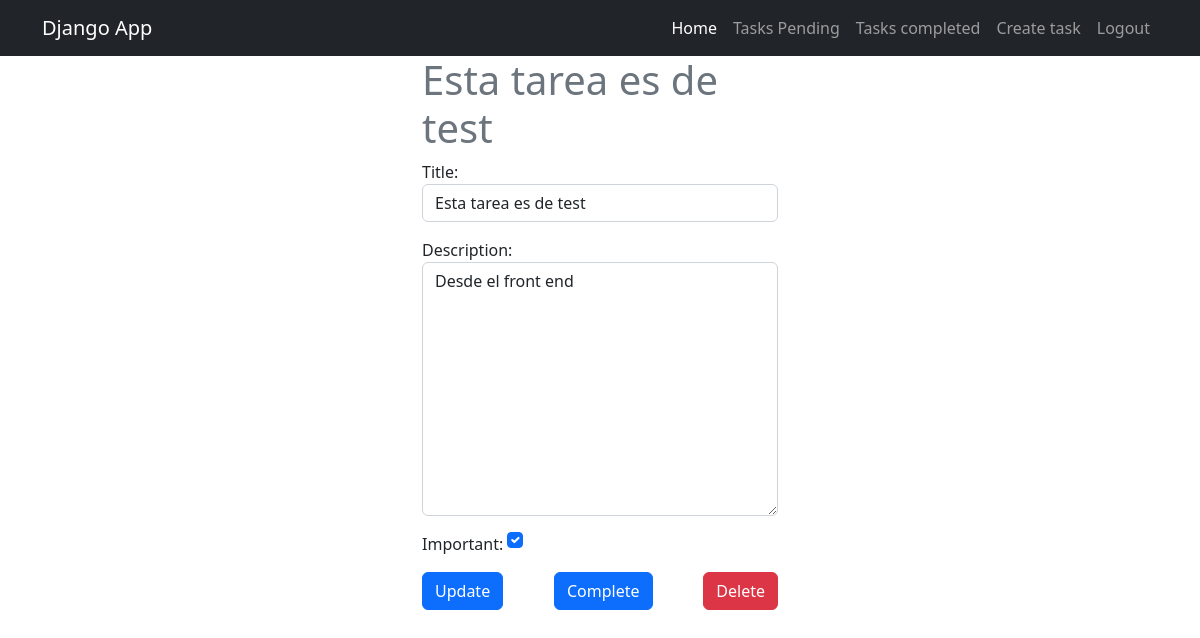
The app's page /tasks/3/ (signed in) with its own data.
### tasks/models.py (models this page shows, shortened)
class Task(models.Model):
     title = models.CharField(max_length=100)
     description = models.TextField(blank=True)
     created = models.DateTimeField(auto_now_add=True)
     datecompleted = models.DateTimeField(null=True,blank=True)
     important = models.BooleanField(default=False)
     user = models.ForeignKey(User, on_delete=models.CASCADE)

### tasks/views.py (the view, shortened to what this page needs)
# urls.py: path('tasks/<int:task_id>/', views.tasks_detail,name='tasks_detail'),
@login_required
def tasks_detail(request, task_id):
    if request.method == "GET":
        task = get_object_or_404(Task, pk=task_id, user=request.user)
        form = TaskForm(instance=task)
        return render(request, "tasks_detail.html", {"task": task, "form": form})

### tasks/forms.py
class TaskForm(forms.ModelForm):
    class Meta:
        model = Task
        fields = ["title", "description", "important"]
        widgets = {
            "title": forms.TextInput(
                attrs={"class": "form-control", "placeholder": "Write a title"}
            ),
            "description": forms.Textarea(
                attrs={"class": "form-control", "placeholder": "Write a decription"}
            ),
            "important": forms.CheckboxInput(
                attrs={"class": "form-check-input m-auto"}
            ),
        }

### tasks/templates/tasks_detail.html (shortened to what this page needs)
{% extends 'base.html' %}
{% block content %}
<main class="container">
 <div class="row">
  <div class="col-md-4 offset-md-4">
   <h1 class="text-secondary">{{task.title}}</h1>
   <form method="POST">
    {{form.as_p}}
    <div class="d-flex justify-content-between">
     <button class="btn btn-primary">
      Update
     </button>
    </form>
    <form action="{% url 'complete_task' task.id %}" method="POST">
     <button class="btn btn-primary">
      Complete
     </button>
    </form>
    <form action="{% url 'delete_task' task.id %}" method="POST">
     <button class="btn btn-danger">
      Delete
     </button>
    </form>
    </div>
  </div>
</main>
{% endblock %}

### records on screen
Task: title "Esta tarea es de test", description "Desde el front end", important "☑"
